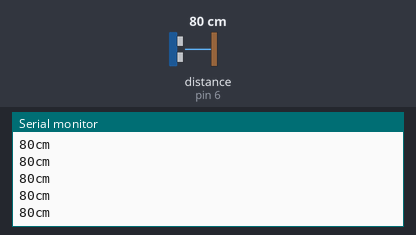
The sketch below on a simulated Arduino Uno, built with avr-gcc and run on an emulated ATmega328P. Parts: the last lines printed to the serial monitor. Wiring (inferred from the names in the program): ultrasonic range finder: trigger pin 7; echo pin 6. Inputs (shaded band) come from the test bench; at power-on: distance to the obstacle (sensor on pin 6) 80 cm. The echo pulse lasts 58.3 µs per cm.

Above: at 1.2 s.
1.3 s: distance to the obstacle (sensor on pin 6) set to 2 cm
At 1.48 s:
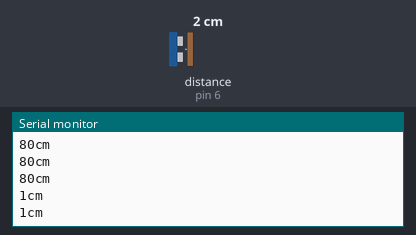
2.8 s: distance to the obstacle (sensor on pin 6) set to 120 cm
At 2.89 s:
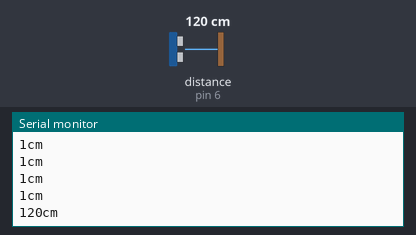
Timing chart, 0 to 5.8 s (numbered marks = the images above; inputs shaded):
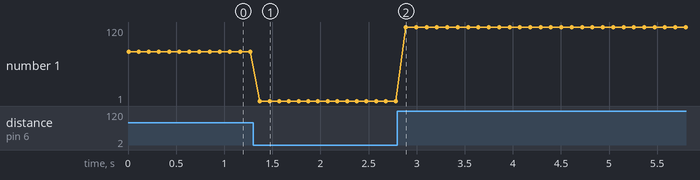

The sketch:

sketch_ultrasonic.ino
```cpp
const int TRIGGER = 7;                  // Trigger Pin of Ultrasonic Sensor
const int ECHO = 6;                     // Echo Pin of Ultrasonic Sensor
const long SPEED_OF_SOUND = 34300L;     // centimetres per second

void setup() {
   Serial.begin(9600);

   pinMode(ECHO, INPUT);
}

void loop() {
   long duration, cm;
   long cm_per_microsecond = 1000000L / SPEED_OF_SOUND;

   // Send a 10us pulse on the trigger pin to initiate the sensor
   pinMode(TRIGGER, OUTPUT);
   digitalWrite(TRIGGER, LOW);
   delayMicroseconds(2);
   digitalWrite(TRIGGER, HIGH);
   delayMicroseconds(10);
   digitalWrite(TRIGGER, LOW);

   // Wait for the echo pin to go low, start timing, then wait for pin to go high
   // See https://www.arduino.cc/reference/en/language/functions/advanced-io/pulsein/
   // Get the duration in microseconds
   duration = pulseIn(ECHO, HIGH);

   // Compute the duration in cm
   cm = duration / cm_per_microsecond / 2;

   // Print result to serial port
   Serial.print(cm);
   Serial.print("cm");
   Serial.println();

   delay(100);
}
```

Measured:
- after the input at 1.3 s, the serial monitor: prints a new line after 0.07 s (image 1)
- after the input at 2.8 s, the serial monitor: prints a new line after 0.09 s (image 2)
- plotted number 1: 80 → 1 after the input at 1.3 s, 1 → 120 after the input at 2.8 s
